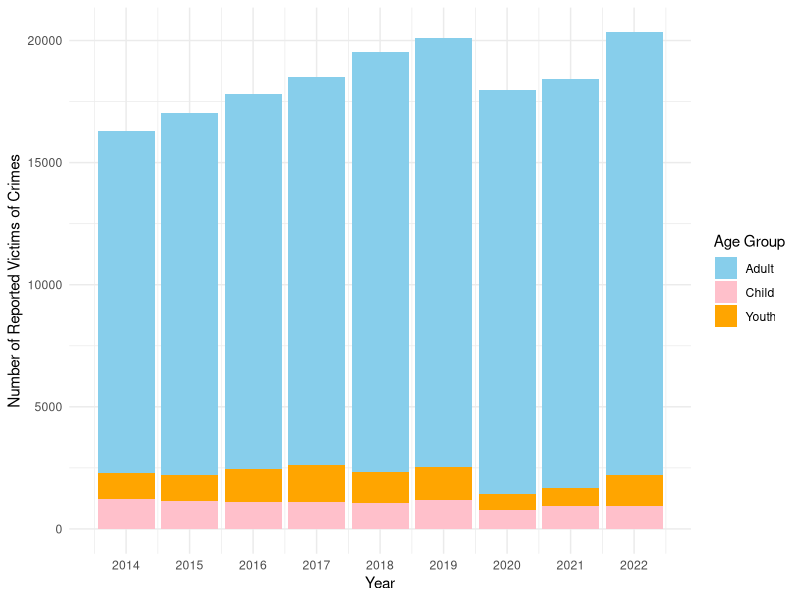
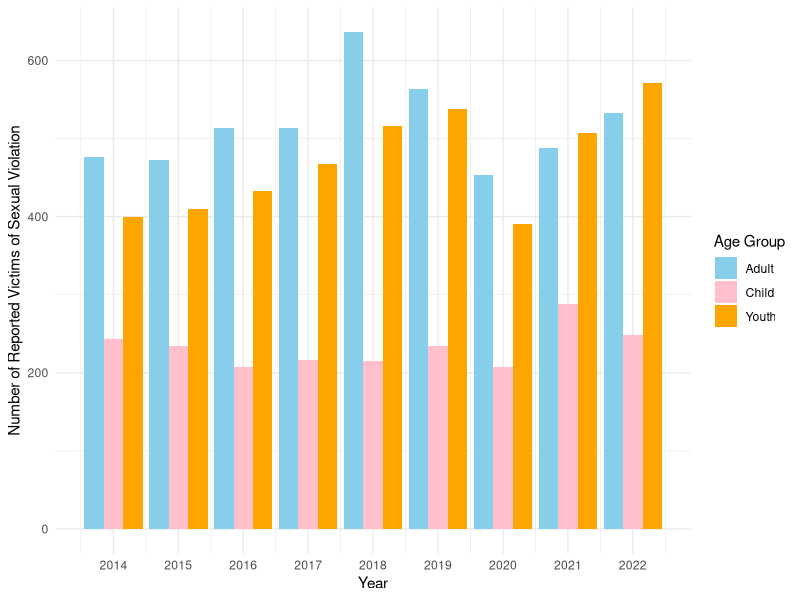
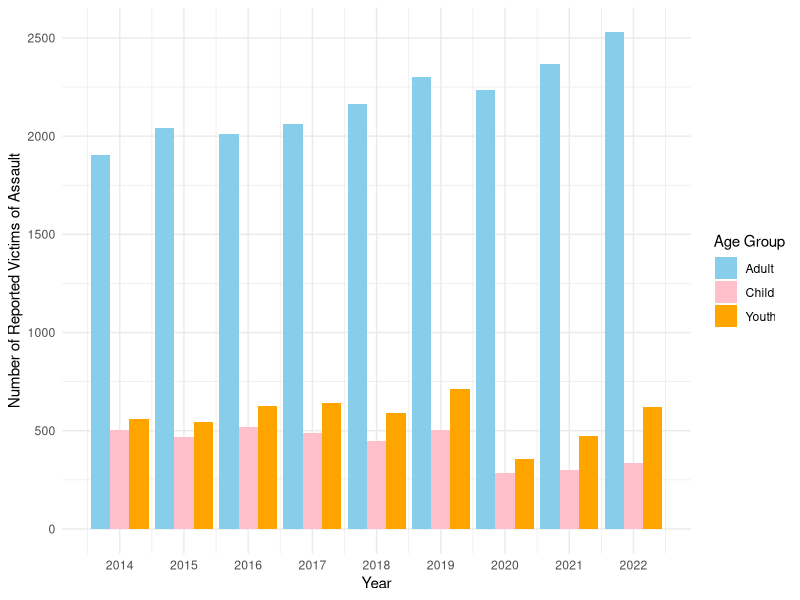
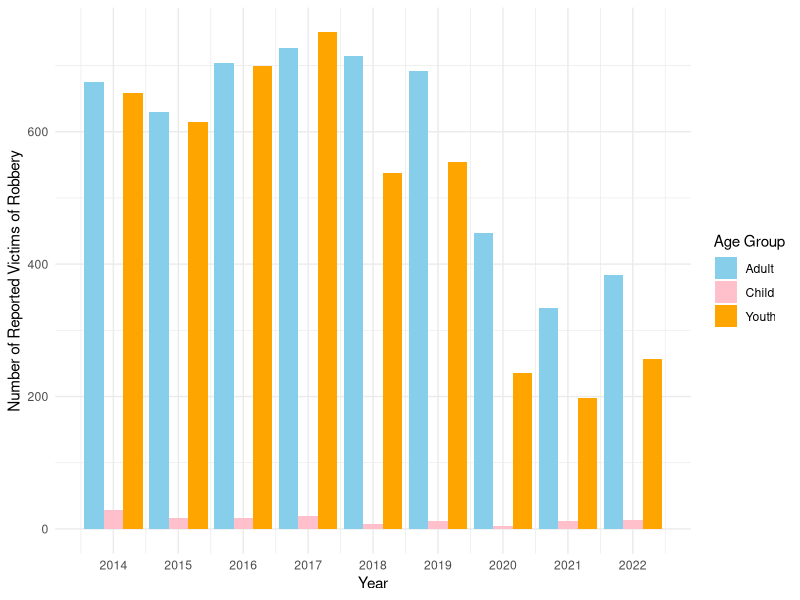

Source code (R) for these figures, in order:
## ---- chunk 1
#| echo: false
#| eval: true
#| warning: false
#| message: false
#| include: false

#### Preamble ####
# Purpose: Read in data from the Toronto Police Annual Report - Victims of Crimes and provide relevant tables and graphs of the dataset.
# Author: Chay Park
# Email: chay.park@mail.utoronto.ca
# Date: Jan 22, 2024
# Prerequisites: Need to know where to get Toronto Police Annual Report - Victims of Crimes
## ---- chunk 2
#| echo: false
#| eval: true
#| warning: false
#| message: false
#| label: tbl-totalsum-table
#| tbl-cap: "Total Sum of Victims in Different Age Groups Throughout the Years"

#### Table 1a ####
# Count the Child group victims, Youth group victims, Adult group victims over the year from 2014 to 2022
####  ####

# Install the necessary packages if not already installed
install.packages(c("opendatatoronto", "knitr", "lubridate", "tidyverse", "kableExtra"))

# Load required libraries
library(dplyr)
library(knitr)
library(lubridate)
library(tidyverse)
library(kableExtra)

# Set seed for reproducibility
set.seed(123)

# Load the csv file
cleaned_data <- read_csv(file = here::here("inputs/data/cleaned_data.csv"))

# Filter rows with Adult, Child, and Youth in AGE_GROUP
filtered_data <- cleaned_data %>%
  filter(AGE_GROUP %in% c("Adult", "Child", "Youth"))

# Create a new column for Age Cohort based on Age Group
filtered_data <- filtered_data %>%
  mutate(Age_Cohort = case_when(
    AGE_GROUP == "Child" ~ "Child",
    AGE_GROUP == "Adult" ~ "Adult",
    AGE_GROUP == "Youth" ~ "Youth",
    TRUE ~ "Other"  # Include an "Other" category for any unexpected values
  ))

# Filter data for the years 2014 to 2022
filtered_data <- filtered_data %>%
  filter(REPORT_YEAR >= 2014 & REPORT_YEAR <= 2022)

# Create a table counting the number of victims for each Age Cohort over the years
age_cohort_table <- filtered_data %>%
  group_by(REPORT_YEAR, Age_Cohort) %>%
  summarise(Victims_Count = sum(COUNT_))

# Pivot the data to have Adult, Youth, Child as columns in that order
pivoted_table <- age_cohort_table %>%
  pivot_wider(names_from = Age_Cohort, values_from = Victims_Count, values_fill = 0, 
              values_fn = list(Victims_Count = sum)) %>%
  select(REPORT_YEAR, Adult, Youth, Child)

# Print the table with additional styling
kable(pivoted_table, caption = "Count of Child, Youth, and Adult group victims over the years from 2014 to 2022", format = "html") %>%
  kable_styling(full_width = FALSE) %>%
  add_header_above(c(" ", "Victims Count" = 3))

## ---- chunk 3
#| echo: false
#| eval: true
#| warning: false
#| message: false
#| label: fig-totalsum-graph
#| fig-cap: "Number of Reported Victims of Crimes in Different Age Groups Over the Years"

#### Bar graph 1a ####
# Bar graph 1a illustrates the number of reported crimes in different age group over the year from 2014 to 2022. 
#### ####

# Load required libraries
library(dplyr)
library(ggplot2)

# Refer to the pivoted table from table 1a

# Create bar graphs for each age group
bar_plot <- ggplot(pivoted_table, aes(x = REPORT_YEAR)) +
  geom_bar(aes(y = Adult, fill = "Adult"), stat = "identity", position = "stack") +
  geom_bar(aes(y = Youth, fill = "Youth"), stat = "identity", position = "stack") +
  geom_bar(aes(y = Child, fill = "Child"), stat = "identity", position = "stack") +
  labs(x = "Year",
       y = "Number of Reported Victims of Crimes") +
  scale_fill_manual(values = c(Adult = "skyblue", Youth = "orange", Child = "pink"),
                    name = "Age Group") +
  theme_minimal() +
  scale_x_continuous(breaks = seq(2014, 2022, by = 1))

# Print the bar plot
print(bar_plot)
## ---- chunk 4
#| echo: false
#| eval: true
#| warning: false
#| message: false
#| label: fig-sv-graph
#| fig-cap: "Victims Count of Sexual Violation by Age Group Over the Years"

# Load required libraries
library(dplyr)
library(ggplot2)

# Load the csv file
cleaned_data <- read_csv(file = here::here("inputs/data/cleaned_data.csv"))

# Filter the data for Sexual Violation
sexual_violation_data <- cleaned_data %>%
  filter(SUBTYPE == "Sexual Violation")

# Create a bar graph for Sexual Violation with groups for AGE_GROUP
bar_plot <- ggplot(sexual_violation_data, aes(x = REPORT_YEAR, y = COUNT_, fill = AGE_GROUP)) +
  geom_bar(stat = "identity", position = "dodge") +
  labs(x = "Year",
       y = "Number of Reported Victims of Sexual Violation",
       fill = "Age Group") +
  theme_minimal() +
  scale_x_continuous(breaks = seq(min(sexual_violation_data$REPORT_YEAR), max(sexual_violation_data$REPORT_YEAR), by = 1)) +
  scale_fill_manual(values = c("Child" = "pink", "Youth" = "orange", "Adult" = "skyblue"))

# Print the bar plot
print(bar_plot)
## ---- chunk 5
#| echo: false
#| eval: true
#| warning: false
#| message: false
#| label: fig-a-graph
#| fig-cap: "Victims Count of Assault by Age Group Over the Years"

# Load required libraries
library(dplyr)
library(ggplot2)

# Load the csv file
cleaned_data <- read_csv(file = here::here("inputs/data/cleaned_data.csv"))

# Filter the data for Assault
assault_data <- cleaned_data %>%
  filter(SUBTYPE == "Assault")

# Create a bar graph for Assault with groups for AGE_GROUP
bar_plot <- ggplot(assault_data, aes(x = REPORT_YEAR, y = COUNT_, fill = AGE_GROUP)) +
  geom_bar(stat = "identity", position = "dodge") +
  labs(x = "Year",
       y = "Number of Reported Victims of Assault",
       fill = "Age Group") +
  theme_minimal() +
  scale_x_continuous(breaks = seq(min(assault_data$REPORT_YEAR), max(assault_data$REPORT_YEAR), by = 1)) +
  scale_fill_manual(values = c("Child" = "pink", "Youth" = "orange", "Adult" = "skyblue"))

# Print the bar plot
print(bar_plot)
## ---- chunk 6
#| echo: false
#| eval: true
#| warning: false
#| message: false
#| label: fig-r-graph
#| fig-cap: "Victims Count of Robbery by Age Group Over the Years"

# Load required libraries
library(dplyr)
library(ggplot2)

# Load the csv file
cleaned_data <- read_csv(file = here::here("inputs/data/cleaned_data.csv"))

# Filter the data for Robbery
robbery_data <- cleaned_data %>%
  filter(SUBTYPE == "Robbery")

# Create a bar graph for Robbery with groups for AGE_GROUP
bar_plot <- ggplot(robbery_data, aes(x = REPORT_YEAR, y = COUNT_, fill = AGE_GROUP)) +
  geom_bar(stat = "identity", position = "dodge") +
  labs(x = "Year",
       y = "Number of Reported Victims of Robbery",
       fill = "Age Group") +
  theme_minimal() +
  scale_x_continuous(breaks = seq(min(robbery_data$REPORT_YEAR), max(robbery_data$REPORT_YEAR), by = 1)) +
  scale_fill_manual(values = c("Child" = "pink", "Youth" = "orange", "Adult" = "skyblue"))

# Print the bar plot
print(bar_plot)
## ---- chunk 7
#| echo: false
#| eval: true
#| warning: false
#| message: false
#| label: tbl-crimetype-table
#| tbl-cap: "Total Number of Victims Counted for Each Crime from the Year 2014 to 2022"

# Load required libraries
library(dplyr)
library(knitr)
library(lubridate)
library(tidyverse)
library(kableExtra)

# Load the csv file
cleaned_data <- read_csv(file = here::here("inputs/data/cleaned_data.csv"))

# Filter data for the years 2014 to 2022
filtered_data <- cleaned_data %>%
  filter(REPORT_YEAR >= 2014 & REPORT_YEAR <= 2022)

# Create a table counting the number of victims for each crime subtype over the years
crime_subtype_table <- filtered_data %>%
  group_by(REPORT_YEAR, SUBTYPE) %>%
  summarise(Victims_Count = sum(COUNT_))

# Pivot the data to have Assault, Sexual Violation, Robbery as columns
pivoted_table_2 <- crime_subtype_table %>%
  pivot_wider(names_from = SUBTYPE, values_from = Victims_Count, values_fill = 0)

# Print the table using kable with additional styling
kable(pivoted_table_2, caption = "Total number of victims counted for each crime from the year 2014 to 2022", format = "html") %>%
  kable_styling(full_width = FALSE) %>%
  add_header_above(c(" ", "Victims Count" = 3))
